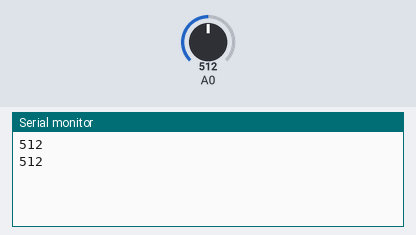
Simulated run of this sketch. Board: Arduino Uno, built with avr-gcc and run on an emulated ATmega328P. Parts: the last lines printed to the serial monitor. The test bench sets the inputs (shaded band); at power-on: A0 = 512.

Above: at 2.8 s.
2.9 s: A0 set to 716
At 5.1 s:
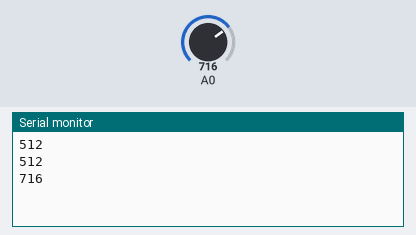
5.6 s: A0 set to 900
At 6.6 s:
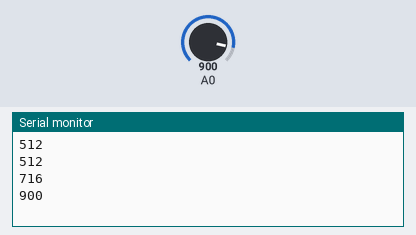
Timing chart, 0 to 8.6 s (numbered marks = the images above; inputs shaded):
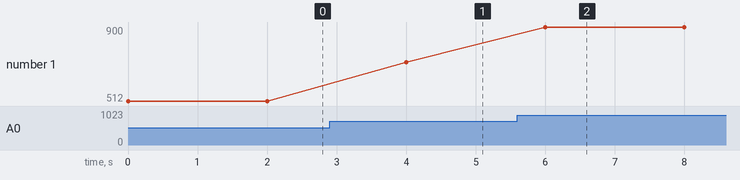

Measured:
- after the input at 2.9 s, the serial monitor: prints a new line after 1.1 s (image 1)
- after the input at 5.6 s, the serial monitor: prints a new line after 0.40 s (image 2)
- plotted number 1: 512 → 716 after the input at 2.9 s, 716 → 900 after the input at 5.6 s

The sketch:

fotoresistenza.ino
```cpp
void setup()
{
  Serial.begin(9600);
}
void loop()
{
  int valore;
  valore = analogRead(A0);
  Serial.println(valore);
  delay(2000);
}
```
